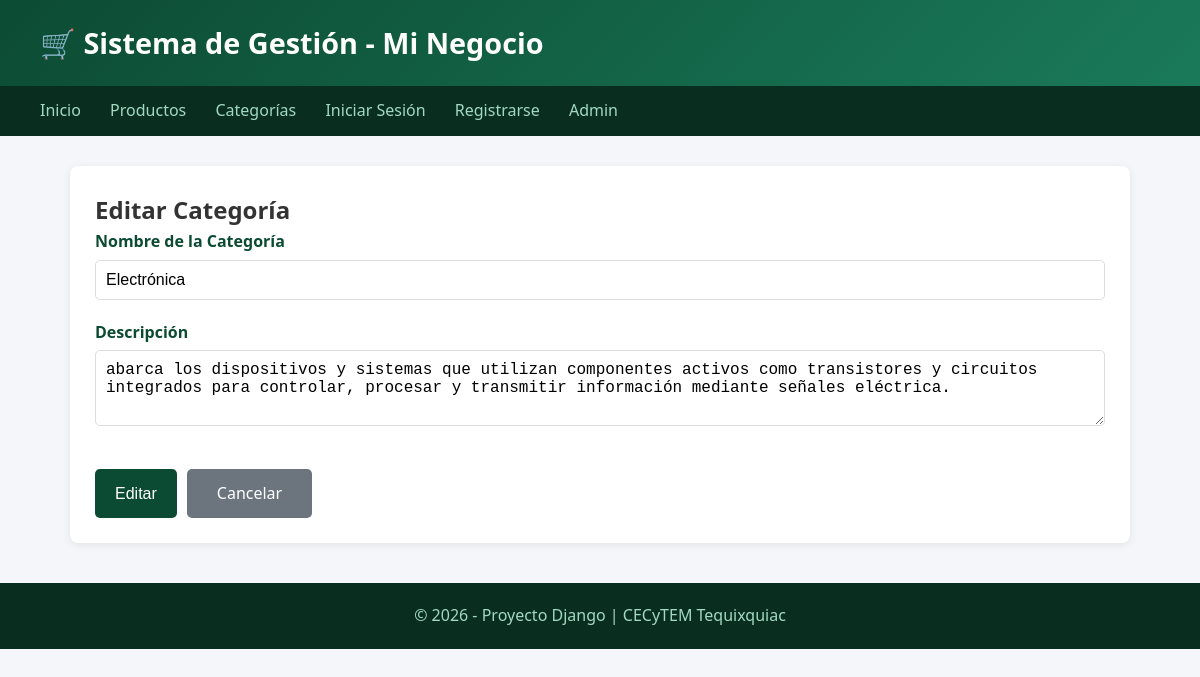
The app's page /categorias/editar/1/ with its own data.
### catalog/models.py (models this page shows, shortened)
class Categoria(models.Model):
     nombre = models.CharField(max_length=100)
     descripcion = models.TextField(blank=True, null=True)
     class Meta:
          verbose_name = "Categoría"
          verbose_name_plural = "Categorías"

### catalog/views.py (the view)
# urls.py: path('categorias/editar/<int:categoria_id>/', views.editar_categoria, name='editar_categoria'),
def editar_categoria(request, categoria_id):
    categoria = get_object_or_404(Categoria, id=categoria_id)
    if request.method == 'POST':
        form = CategoriaForm(request.POST, instance=categoria)
        if form.is_valid():
            form.save()
            return redirect('catalog:lista_categorias')
    else:
        form = CategoriaForm(instance=categoria)
    contexto = {'form': form, 'titulo': 'Editar Categoría', 'accion': 'Editar'}
    return render(request, 'catalog/formulario_categoria.html', contexto)

### catalog/forms.py
class CategoriaForm(forms.ModelForm):
    class Meta:
        model = Categoria
        fields = ['nombre', 'descripcion']
        widgets = {
            'nombre': forms.TextInput(attrs={
                'class': 'form-control',
                'placeholder': 'Nombre de la categoría'
            }),
            'descripcion': forms.Textarea(attrs={
                'class': 'form-control',
                'placeholder': 'Descripción de la categoría',
                'rows': 3
            }),
        }
        labels = {
            'nombre': 'Nombre de la Categoría',
            'descripcion': 'Descripción',
}

### catalog/templates/catalog/formulario_categoria.html (shortened to what this page needs)
{% extends 'catalog/base.html' %}
{% block contenido %}
<div class="card">
    <h2>{{ titulo }}</h2>
    <form method="post" novalidate>
        {% for field in form %}
        <div class="form-group">
            <label for="{{ field.id_for_label }}">{{ field.label }}</label>
            {{ field }}
        </div>
        {% endfor %}
        <div class="form-actions">
            <button type="submit" class="btn btn-primary">{{ accion }}</button>
            <a href="{% url 'catalog:lista_categorias' %}" class="btn btn-secondary">Cancelar</a>
        </div>
    </form>
</div>
{% endblock %}

### catalog/templates/catalog/base.html (style rules this page uses)
* { margin: 0; padding: 0; box-sizing: border-box; }
body { font-family: 'Segoe UI', Arial, sans-serif; background-color: #f4f6f9; color: #333; line-height: 1.6; }
.card { background: white; border-radius: 8px; padding: 25px; margin-bottom: 20px; box-shadow: 0 2px 8px rgba(0,0,0,0.08); }
.btn { display: inline-block; background-color: #0C4B33; color: white; padding: 10px 20px; border-radius: 5px; text-decoration: none; margin-top: 10px; }

### catalog/templates/catalog/formulario_categoria.html (style rules this page uses)
.form-group { margin-bottom: 20px; }
.form-group label { display: block; font-weight: 600; margin-bottom:5px; color: #0C4B33; }
.form-group input, .form-group textarea { width: 100%; padding: 10px;border: 1px solid #ddd; border-radius: 5px; font-size: 1rem; }
.form-actions { margin-top: 25px; display: flex; gap: 10px; }
.btn-primary { background-color: #0C4B33; color: white; padding: 12px30px; border: none; border-radius: 5px; cursor: pointer; font-size: 1rem; }
.btn-secondary { background-color: #6c757d; color: white; padding: 12px 30px; border: none; border-radius: 5px; text-decoration: none; font-size: 1rem; }

### records on screen
Categoria: form "Electrónica" "abarca los dispositivos y sistemas que utilizan componentes activos como transistores y circuitos integrados para controlar, procesar y transmitir información mediante señales eléctrica."

### other values on screen
{{ titulo }} "Editar Categoría"
{{ field.label }} "Nombre de la Categoría" "Descripción"
{{ accion }} "Editar"
